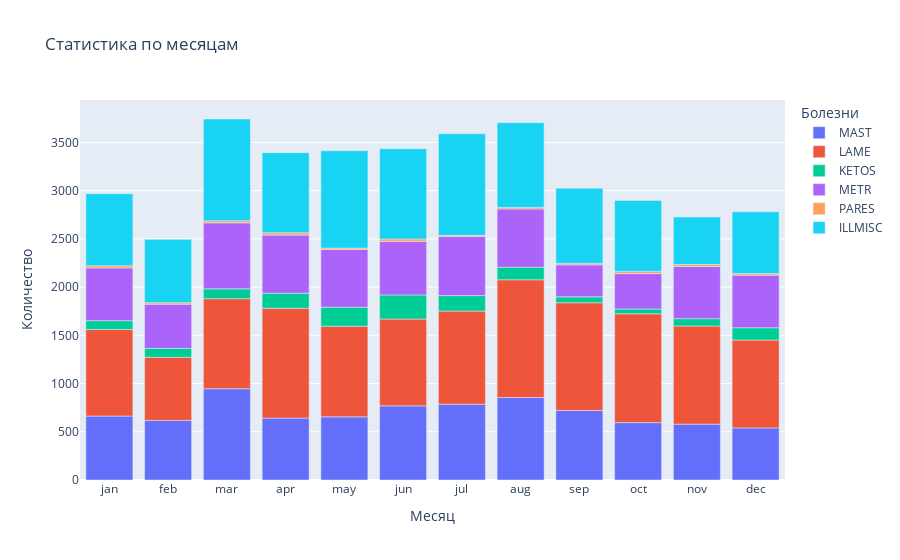

Notebook source saved alongside this figure:
### Markdown cell above
# График болезней по месяцам

### Code cell
gdf = df[['id','event'] + MONTH]

months_c = []
for m in MONTH:
    months_c.append([gdf[(gdf['event'] == ill) & (gdf[m] == 1)].shape[0] for ill in ILLS])    
col1 = []
col2 = []
col3 = []
for i in range(len(MONTH)):
    m = MONTH[i]
    for j in range(len(ILLS)):
        ill = ILLS[j]
        col1.append(m)
        col2.append(ill)
        col3.append(months_c[i][j])
        
long_df = pd.DataFrame({'Месяц' : col1, 'Болезни' : col2, 'Количество' : col3})

fig = px.bar(long_df, x="Месяц", y="Количество", color="Болезни", title="Статистика по месяцам")
fig.show()

### Figure 1 — Plotly figure (JSON) as saved in the notebook; plotly's stock layout.template omitted (floating-point values rounded to 4 significant figures)
{"data": [{"alignmentgroup": "True", "hovertemplate": "Болезни=MAST<br>Месяц=%{x}<br>Количество=%{y}<extra></extra>", "legendgroup": "MAST", "marker": {"color": "#636efa", "pattern": {"shape": ""}}, "name": "MAST", "offsetgroup": "MAST", "orientation": "v", "showlegend": true, "textposition": "auto", "type": "bar", "x": ["jan", "feb", "mar", "apr", "may", "jun", "jul", "aug", "sep", "oct", "nov", "dec"], "xaxis": "x", "y": [663, 618, 946, 642, 655, 769, 786, 855, 720, 595, 579, 540], "yaxis": "y"}, {"alignmentgroup": "True", "hovertemplate": "Болезни=LAME<br>Месяц=%{x}<br>Количество=%{y}<extra></extra>", "legendgroup": "LAME", "marker": {"color": "#EF553B", "pattern": {"shape": ""}}, "name": "LAME", "offsetgroup": "LAME", "orientation": "v", "showlegend": true, "textposition": "auto", "type": "bar", "x": ["jan", "feb", "mar", "apr", "may", "jun", "jul", "aug", "sep", "oct", "nov", "dec"], "xaxis": "x", "y": [898, 654, 934, 1138, 940, 900, 966, 1221, 1118, 1128, 1018, 911], "yaxis": "y"}, {"alignmentgroup": "True", "hovertemplate": "Болезни=KETOS<br>Месяц=%{x}<br>Количество=%{y}<extra></extra>", "legendgroup": "KETOS", "marker": {"color": "#00cc96", "pattern": {"shape": ""}}, "name": "KETOS", "offsetgroup": "KETOS", "orientation": "v", "showlegend": true, "textposition": "auto", "type": "bar", "x": ["jan", "feb", "mar", "apr", "may", "jun", "jul", "aug", "sep", "oct", "nov", "dec"], "xaxis": "x", "y": [91, 93, 102, 157, 196, 250, 160, 130, 61, 50, 76, 128], "yaxis": "y"}, {"alignmentgroup": "True", "hovertemplate": "Болезни=METR<br>Месяц=%{x}<br>Количество=%{y}<extra></extra>", "legendgroup": "METR", "marker": {"color": "#ab63fa", "pattern": {"shape": ""}}, "name": "METR", "offsetgroup": "METR", "orientation": "v", "showlegend": true, "textposition": "auto", "type": "bar", "x": ["jan", "feb", "mar", "apr", "may", "jun", "jul", "aug", "sep", "oct", "nov", "dec"], "xaxis": "x", "y": [547, 458, 684, 602, 600, 555, 612, 604, 332, 367, 541, 545], "yaxis": "y"}, {"alignmentgroup": "True", "hovertemplate": "Болезни=PARES<br>Месяц=%{x}<br>Количество=%{y}<extra></extra>", "legendgroup": "PARES", "marker": {"color": "#FFA15A", "pattern": {"shape": ""}}, "name": "PARES", "offsetgroup": "PARES", "orientation": "v", "showlegend": true, "textposition": "auto", "type": "bar", "x": ["jan", "feb", "mar", "apr", "may", "jun", "jul", "aug", "sep", "oct", "nov", "dec"], "xaxis": "x", "y": [22, 16, 22, 24, 14, 25, 13, 16, 15, 23, 21, 16], "yaxis": "y"}, {"alignmentgroup": "True", "hovertemplate": "Болезни=ILLMISC<br>Месяц=%{x}<br>Количество=%{y}<extra></extra>", "legendgroup": "ILLMISC", "marker": {"color": "#19d3f3", "pattern": {"shape": ""}}, "name": "ILLMISC", "offsetgroup": "ILLMISC", "orientation": "v", "showlegend": true, "textposition": "auto", "type": "bar", "x": ["jan", "feb", "mar", "apr", "may", "jun", "jul", "aug", "sep", "oct", "nov", "dec"], "xaxis": "x", "y": [747, 656, 1055, 831, 1009, 936, 1053, 878, 779, 736, 492, 641], "yaxis": "y"}], "layout": {"barmode": "relative", "legend": {"title": {"text": "Болезни"}, "tracegroupgap": 0}, "title": {"text": "Статистика по месяцам"}, "xaxis": {"anchor": "y", "domain": [0, 1], "title": {"text": "Месяц"}}, "yaxis": {"anchor": "x", "domain": [0, 1], "title": {"text": "Количество"}}}}
